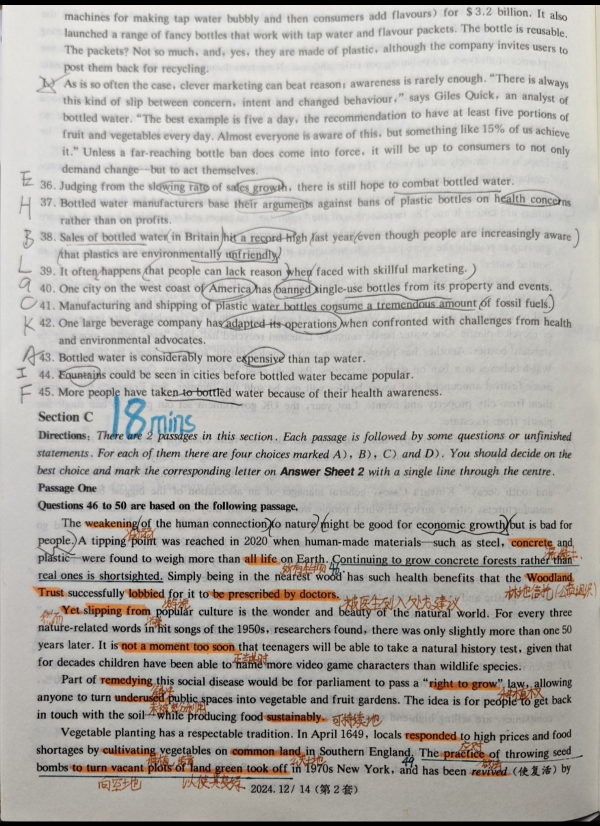
#> input picture doc2.png, 1200 x 1652 px (shown at 1/2 size)
$ python montage_extract.py doc2.png
#> lines starting #> are read from the running program, lines starting #| are printed output that depends on the picture; after the words box and inside, x2 and y2 are one past the last pixel; in counts of white or black regions, pixels touching at a corner belong together
"""Stage-2 v2: single-call montage adjudication with colour-mask hints.

Instead of one multimodal request per highlight-bearing line, this stacks every
candidate line into ONE labelled montage image (each line tagged [n], with the
algorithm's detected orange regions outlined as a hint) and sends a SINGLE
request that returns the highlighted English spans for all lines at once.

=> 1 multimodal round-trip per worksheet (vs N), much lower latency/cost.

Live call uses ANTHROPIC_API_KEY (Claude). Offline, it falls back to a cached
montage answer so the pipeline still runs end-to-end.
"""
import cv2, numpy as np, json, re, os, base64, sys

H_LO, H_HI, S_MIN, V_MIN = 10, 26, 13, 90
ROW_H = 78          # px height each line is scaled to in the montage
LABEL_W = 46        # left gutter for the [n] index


def orange_mask(img):
    hsv = cv2.cvtColor(img, cv2.COLOR_BGR2HSV)
    H, S, V = hsv[:, :, 0], hsv[:, :, 1], hsv[:, :, 2]
    return ((H >= H_LO) & (H <= H_HI) & (S > S_MIN) & (V > V_MIN)).astype(np.uint8)


def highlight_lines(img, lines):
    om = orange_mask(img)
    out = []
    for l in lines:
        if sum(c.isascii() and c.isalpha() for c in l["text"]) < 6:
            continue
        xs = [p[0] for p in l["line_box"]]; ys = [p[1] for p in l["line_box"]]
        x1, x2 = int(min(xs)), int(max(xs)); y1, y2 = int(min(ys)), int(max(ys))
        if (x2 - x1) < 120 or om[y1:y2 + 6, x1:x2].mean() <= 0.05:
            continue
        out.append({"text": l["text"], "box": [x1, y1, x2, y2], "ytop": y1})
    out.sort(key=lambda r: r["ytop"])
    return out


def line_panel(img, om, box, idx):
    """One montage row: the line crop with detected-orange regions outlined
    (green) as a hint, an index label, scaled to ROW_H."""
    x1, y1, x2, y2 = box
    pad = 10
    crop = img[max(0, y1 - pad):y2 + pad, max(0, x1 - 6):x2 + 6].copy()
    m = om[max(0, y1 - pad):y2 + pad, max(0, x1 - 6):x2 + 6]
    # outline orange connected components so the model sees the algo's hint
    k = cv2.getStructuringElement(cv2.MORPH_RECT, (9, 3))
    mc = cv2.morphologyEx(m, cv2.MORPH_CLOSE, k)
    cnts, _ = cv2.findContours(mc, cv2.RETR_EXTERNAL, cv2.CHAIN_APPROX_SIMPLE)
    for c in cnts:
        if cv2.contourArea(c) > 60:
            bx, by, bw, bh = cv2.boundingRect(c)
            cv2.rectangle(crop, (bx, by), (bx + bw, by + bh), (0, 180, 0), 1)
    h, w = crop.shape[:2]
    scale = ROW_H / h
    crop = cv2.resize(crop, (int(w * scale), ROW_H), interpolation=cv2.INTER_CUBIC)
    gutter = np.full((ROW_H, LABEL_W, 3), 255, np.uint8)
    cv2.putText(gutter, str(idx), (3, ROW_H // 2 + 8),
                cv2.FONT_HERSHEY_SIMPLEX, 0.7, (0, 0, 200), 2)
    return np.hstack([gutter, crop])


def build_montage(img, cands, path):
    om = orange_mask(img)
    panels = [line_panel(img, om, c["box"], i) for i, c in enumerate(cands)]
    W = max(p.shape[1] for p in panels)
    rows = []
    for p in panels:
        if p.shape[1] < W:
            p = np.hstack([p, np.full((ROW_H, W - p.shape[1], 3), 255, np.uint8)])
        rows.append(p)
        rows.append(np.full((6, W, 3), 200, np.uint8))   # separator
    cv2.imwrite(path, np.vstack(rows))


PROMPT = (
    "This montage stacks numbered lines [0..{n}] cropped from a student's English "
    "worksheet. Green boxes mark where an algorithm detected ORANGE pixels — but "
    "orange appears BOTH as highlighter marks AND as orange-red Chinese pen "
    "handwriting (translations) and red corrections.\n"
    "For each line, here is the OCR text:\n{texts}\n\n"
    "Task: for every line, return which English word(s)/phrase(s) are marked by the "
    "orange HIGHLIGHTER only (ignore the Chinese pen handwriting, circles, and "
    "underlines/pencil). Respect exact span boundaries.\n"
    "Reply ONLY with JSON: {{\"<index>\": [\"span\", ...], ...}}. Empty list if none."
)


def adjudicate_montage(path, cands, cache):
    texts = "\n".join(f"[{i}] {c['text']}" for i, c in enumerate(cands))
    prompt = PROMPT.format(n=len(cands) - 1, texts=texts)
    if os.environ.get("ANTHROPIC_API_KEY"):
        import anthropic
        b64 = base64.b64encode(open(path, "rb").read()).decode()
        msg = anthropic.Anthropic().messages.create(
            model="claude-sonnet-4-6", max_tokens=1500,
            messages=[{"role": "user", "content": [
                {"type": "image", "source": {"type": "base64",
                 "media_type": "image/png", "data": b64}},
                {"type": "text", "text": prompt}]}])
        m = re.search(r"\{.*\}", msg.content[0].text, re.S)
        return json.loads(m.group(0)) if m else {}
    return cache            # offline: bundled montage answer


def main(doc="doc2.png", cache_file="ocr_cache2.json",
         answer="montage_answer.json", out="result_montage.json"):
#> called with doc = 'doc2.png', cache_file = 'ocr_cache2.json', answer = 'montage_answer.json', out = 'result_montage.json'
    img = cv2.imread(doc)
#> img is the input picture: shape (1652, 1200, 3); mean B, G, R 170.2, 175.2, 177.8
    lines = json.load(open(cache_file))["lines"]
#> (reads ocr_cache2.json from the repository)
    cands = highlight_lines(img, lines)
#> in orange_mask, `hsv = cv2.cvtColor(img, cv2.COLOR_BGR2HSV)`: hsv: shape (1652, 1200, 3); mean H, S, V 25.9, 14.6, 178.1
#> in orange_mask, `return ((H >= H_LO) & (H <= H_HI) & (S > S_MIN) & (V > V_MIN)).astype(..`:
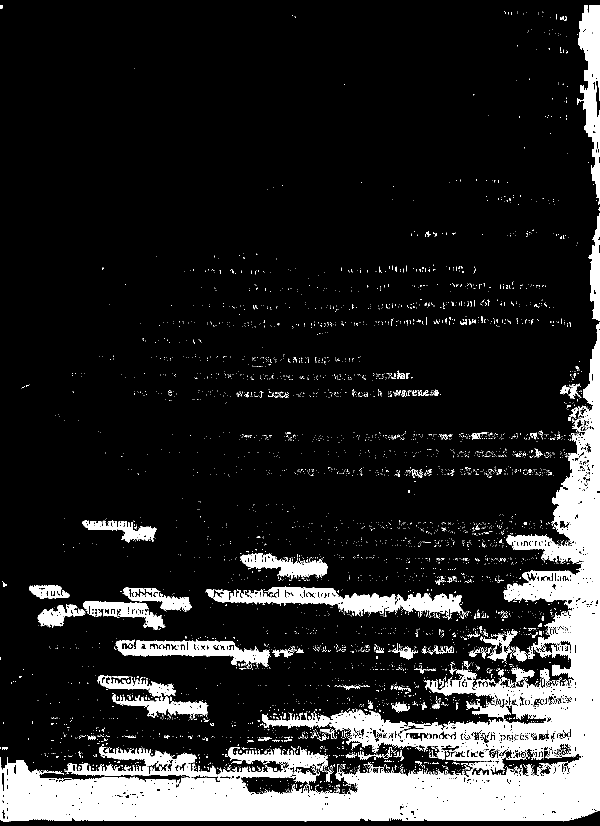
#> returned value: shape (1652, 1200) (shown at 1/2 size); values 0 (black) and 1 (white), 14.8% white; 4783 white regions (4578 under 20 px), largest, box (x1, y1, x2, y2) and area: (0, 644, 1200, 1643) 198478, (128, 1493, 656, 1568) 14233, (427, 1172, 928, 1235) 12530
#> after the loop in highlight_lines, `for l in lines:`: out = 12 items
#> cands = 12 items
    build_montage(img, cands, "montage.png")
#> in line_panel, `m = om[max(0, y1 - pad):y2 + pad, max(0, x1 - 6):x2 + 6]`: m: shape (59, 1081); values 0 (black) and 1 (white), 9.1% white; 313 white regions (309 under 20 px), largest, box (x1, y1, x2, y2) and area: (1015, 0, 1081, 59) 3039, (78, 29, 226, 59) 2124, (863, 38, 873, 48) 41, (960, 32, 967, 38) 35
#> in line_panel, `mc = cv2.morphologyEx(m, cv2.MORPH_CLOSE, k)`: mc: shape (59, 1081); values 0 (black) and 1 (white), 11.9% white; 120 white regions (104 under 20 px)
#> in line_panel, `cnts, _ = cv2.findContours(mc, cv2.RETR_EXTERNAL, cv2.CHAIN_APPROX_SIM..`: cnts = 120 contours, 109 with area under 20; largest, box (x1, y1, x2, y2) and area: (1005, 0, 1081, 59) 3346, (78, 27, 226, 59) 2570, (853, 33, 916, 51) 264, (858, 51, 899, 59) 75, (795, 42, 823, 55) 68
#> the loop in line_panel, `for c in cnts:` made 120 passes
#> (bx, by, bw, bh) on passes 9, 34, 74, 100, 119: (858, 51, 41, 8), (795, 42, 28, 13), (853, 33, 63, 18), (78, 27, 148, 32), (1005, 0, 76, 59)
#> c on passes 1, 2, 3, 5, 6, 7: [[1003, 58]], [[931, 58], [933, 58]], [[1005, 56], [1006, 56]], [[452, 56]], [[936, 55], [936, 56], [937, 56], [938, 55]], [[944, 54]]
#> after the loop in line_panel, `for c in cnts:`: crop: shape (59, 1081, 3); mean B, G, R 153.7, 160, 160.6
#> in line_panel (call 2), `m = om[max(0, y1 - pad):y2 + pad, max(0, x1 - 6):x2 + 6]`: m: shape (59, 1133); values 0 (black) and 1 (white), 11.9% white; 415 white regions (410 under 20 px), largest, box (x1, y1, x2, y2) and area: (975, 0, 1133, 59) 4809, (128, 0, 275, 37) 2265, (912, 2, 922, 12) 41, (962, 30, 966, 38) 28, (926, 37, 932, 47) 20
#> in line_panel (call 2), `mc = cv2.morphologyEx(m, cv2.MORPH_CLOSE, k)`: mc: shape (59, 1133); values 0 (black) and 1 (white), 15.8% white; 140 white regions (119 under 20 px)
#> in line_panel (call 2), `cnts, _ = cv2.findContours(mc, cv2.RETR_EXTERNAL, cv2.CHAIN_APPROX_SIM..`: cnts = 140 contours, 127 with area under 20; largest, box (x1, y1, x2, y2) and area: (970, 0, 1133, 59) 5608, (128, 0, 275, 37) 2681, (903, 0, 965, 15) 216, (886, 33, 905, 45) 111, (920, 37, 976, 47) 86
#> the loop in line_panel (call 2), `for c in cnts:` made 140 passes
#> (bx, by, bw, bh) on passes 36, 50, 66, 81, 106, 129, 132, 140: (920, 37, 56, 10), (886, 33, 19, 12), (830, 29, 42, 16), (907, 15, 41, 8), (844, 6, 28, 13), (970, 0, 163, 59), (903, 0, 62, 15), (128, 0, 147, 37)
#> c on passes 1, 2, 3, 4, 6, 7: [[1038, 58], [1039, 58]], [[472, 58], [487, 58]], [[442, 58], [443, 58]], [[492, 55], [493, 55]], [[90, 54]], [[899, 50], [898, 51], [899, 51]]
#> after the loop in line_panel (call 2), `for c in cnts:`: crop: shape (59, 1133, 3); mean B, G, R 148.3, 157, 157.7
#> in line_panel (call 3), `m = om[max(0, y1 - pad):y2 + pad, max(0, x1 - 6):x2 + 6]`: m: shape (55, 1137); values 0 (black) and 1 (white), 12% white; 300 white regions (296 under 20 px), largest, box (x1, y1, x2, y2) and area: (985, 0, 1137, 55) 3568, (442, 19, 616, 55) 3210, (887, 29, 897, 35) 30, (531, 27, 537, 35) 21
#> in line_panel (call 3), `mc = cv2.morphologyEx(m, cv2.MORPH_CLOSE, k)`: mc: shape (55, 1137); values 0 (black) and 1 (white), 16.3% white; 103 white regions (83 under 20 px)
#> in line_panel (call 3), `cnts, _ = cv2.findContours(mc, cv2.RETR_EXTERNAL, cv2.CHAIN_APPROX_SIM..`: cnts = 103 contours, 93 with area under 20; largest, box (x1, y1, x2, y2) and area: (978, 0, 1137, 55) 4295, (434, 19, 616, 55) 4239, (932, 27, 993, 37) 162, (919, 0, 975, 8) 88, (868, 29, 901, 40) 83
#> after the loop in line_panel (call 3), `for c in cnts:`: crop: shape (55, 1137, 3); mean B, G, R 148.4, 156.4, 157.8
#> call 4 of line_panel, with idx = 3
#> in line_panel (call 4), `x1, y1, x2, y2 = box`: x1 = 43; y1 = 1168; x2 = 677; y2 = 1205
#> in line_panel (call 4), `m = om[max(0, y1 - pad):y2 + pad, max(0, x1 - 6):x2 + 6]`: m: shape (57, 646); values 0 (black) and 1 (white), 30.4% white; 59 white regions (49 under 20 px), largest, box (x1, y1, x2, y2) and area: (390, 14, 646, 57) 5619, (209, 17, 346, 57) 2340, (21, 12, 103, 39) 1383
#> in line_panel (call 4), `mc = cv2.morphologyEx(m, cv2.MORPH_CLOSE, k)`: mc: shape (57, 646); values 0 (black) and 1 (white), 37.8% white; 25 white regions (19 under 20 px)
#> in line_panel (call 4), `cnts, _ = cv2.findContours(mc, cv2.RETR_EXTERNAL, cv2.CHAIN_APPROX_SIM..`: cnts = 25 contours, 20 with area under 20; largest, box (x1, y1, x2, y2) and area: (374, 14, 646, 57) 7333, (129, 17, 346, 57) 4040, (21, 12, 103, 39) 1566, (77, 51, 118, 57) 154, (560, 0, 583, 4) 27
#> the loop in line_panel (call 4), `for c in cnts:` made 25 passes
#> (bx, by, bw, bh) on passes 6, 11, 12, 13: (77, 51, 41, 6), (129, 17, 217, 40), (374, 14, 272, 43), (21, 12, 82, 27)
#> c on passes 1, 2, 3, 4, 7, 8: [[558, 56]], [[384, 56]], [[438, 52]], [[467, 51]], [[388, 48]], [[309, 28], [312, 28]]
#> after the loop in line_panel (call 4), `for c in cnts:`:
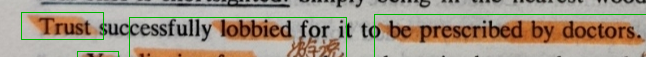
#> crop: shape (57, 646, 3); mean B, G, R 134.2, 150.3, 161.6
#> in line_panel (call 4), `return np.hstack([gutter, crop])`:
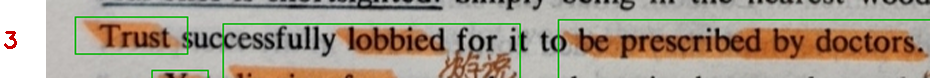
#> returned value: shape (78, 930, 3); mean of channels 0, 1, 2 139.8, 155.1, 166.2; drawn as B, G, R
#> in line_panel (call 5), `x1, y1, x2, y2 = box`: x1 = 46; y1 = 1240; x2 = 1165; y2 = 1282
#> in line_panel (call 5), `m = om[max(0, y1 - pad):y2 + pad, max(0, x1 - 6):x2 + 6]`: m: shape (62, 1131); values 0 (black) and 1 (white), 14.8% white; 306 white regions (281 under 20 px), largest, box (x1, y1, x2, y2) and area: (1026, 0, 1131, 62) 4135, (231, 48, 430, 62) 1565, (35, 0, 92, 26) 1010
#> in line_panel (call 5), `mc = cv2.morphologyEx(m, cv2.MORPH_CLOSE, k)`: mc: shape (62, 1131); values 0 (black) and 1 (white), 19.6% white; 99 white regions (79 under 20 px)
#> in line_panel (call 5), `cnts, _ = cv2.findContours(mc, cv2.RETR_EXTERNAL, cv2.CHAIN_APPROX_SIM..`: cnts = 99 contours, 85 with area under 20; largest, box (x1, y1, x2, y2) and area: (1003, 0, 1131, 62) 5165, (185, 46, 438, 62) 2102, (864, 22, 1007, 62) 1949, (144, 0, 291, 30) 1144, (35, 0, 126, 26) 1100
#> the loop in line_panel (call 5), `for c in cnts:` made 99 passes
#> (bx, by, bw, bh) on passes 26, 60, 73, 76, 88, 90, 91, 92, 98, 99: (185, 46, 253, 16), (838, 28, 10, 17), (1001, 24, 36, 8), (864, 22, 143, 40), (1003, 0, 128, 62), (962, 0, 20, 12), (878, 0, 60, 8), (797, 0, 66, 10), (144, 0, 147, 30), (35, 0, 91, 26)
#> c on passes 1, 2, 3, 5, 6, 7: [[530, 61]], [[74, 61]], [[831, 60], [830, 61], [829, 61], [832, 61]], [[662, 60], [662, 61], [663, 61], [663, 60]], [[634, 60], [634, 61], [648, 61], [648, 60]], [[591, 60], [591, 61], [600, 61], [600, 60]]
#> after the loop in line_panel (call 5), `for c in cnts:`: crop: shape (62, 1131, 3); mean B, G, R 145.5, 155.1, 153.5
#> in line_panel (call 5), `return np.hstack([gutter, crop])`:
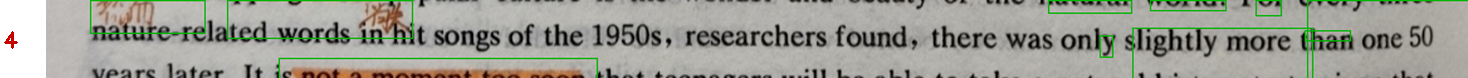
#> returned value: shape (78, 1468, 3); mean of channels 0, 1, 2 148.8, 158, 156.7; drawn as B, G, R
#> in line_panel (call 6), `x1, y1, x2, y2 = box`: y1 = 1277; x2 = 1166; y2 = 1320
#> in line_panel (call 6), `m = om[max(0, y1 - pad):y2 + pad, max(0, x1 - 6):x2 + 6]`: m: shape (63, 1132); values 0 (black) and 1 (white), 22.3% white; 330 white regions (303 under 20 px), largest, box (x1, y1, x2, y2) and area: (191, 11, 500, 63) 7107, (1014, 0, 1132, 63) 4017, (920, 0, 994, 59) 1476
#> in line_panel (call 6), `mc = cv2.morphologyEx(m, cv2.MORPH_CLOSE, k)`:
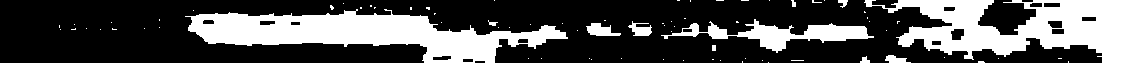
#> mc: shape (63, 1132); values 0 (black) and 1 (white), 31.4% white; 77 white regions (66 under 20 px)
#> in line_panel (call 6), `cnts, _ = cv2.findContours(mc, cv2.RETR_EXTERNAL, cv2.CHAIN_APPROX_SIM..`: cnts = 77 contours, 69 with area under 20; largest, box (x1, y1, x2, y2) and area: (185, 9, 568, 63) 9566, (864, 0, 1132, 63) 9363, (661, 19, 874, 53) 2050, (586, 23, 621, 36) 230, (628, 21, 652, 36) 156, (885, 55, 911, 63) 98, (860, 56, 870, 63) 30, (838, 0, 848, 8) 30
#> the loop in line_panel (call 6), `for c in cnts:` made 77 passes
#> (bx, by, bw, bh) on passes 21, 41, 49, 52, 59, 67: (885, 55, 26, 8), (586, 23, 35, 13), (628, 21, 24, 15), (661, 19, 213, 34), (185, 9, 383, 54), (864, 0, 268, 63)
#> c on passes 1 to 6: [[768, 62]], [[1068, 61], [1068, 62]], [[978, 61], [978, 62], [984, 62], [983, 61]], [[742, 61], [742, 62]], [[791, 60], [803, 60]], [[762, 60]]
#> after the loop in line_panel (call 6), `for c in cnts:`:
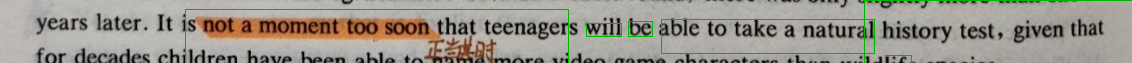
#> crop: shape (63, 1132, 3); mean B, G, R 140.5, 151.4, 153.7
#> in line_panel (call 6), `return np.hstack([gutter, crop])`:
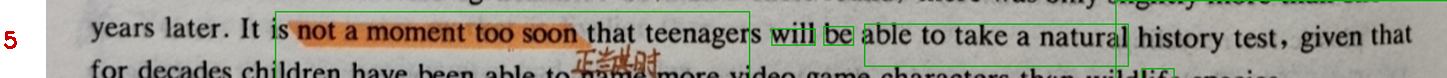
#> returned value: shape (78, 1447, 3); mean of channels 0, 1, 2 143.9, 154.4, 156.9; drawn as B, G, R
#> in line_panel (call 7), `cnts, _ = cv2.findContours(mc, cv2.RETR_EXTERNAL, cv2.CHAIN_APPROX_SIM..`: cnts = 103 contours, 93 with area under 20; largest, box (x1, y1, x2, y2) and area: (755, 0, 1084, 70) 16736, (104, 14, 321, 70) 5128, (690, 28, 731, 52) 292, (578, 32, 649, 43) 252, (737, 0, 781, 12) 132
#> in line_panel (call 8), `cnts, _ = cv2.findContours(mc, cv2.RETR_EXTERNAL, cv2.CHAIN_APPROX_SIM..`: cnts = 100 contours, 88 with area under 20; largest, box (x1, y1, x2, y2) and area: (808, 0, 1133, 70) 15768, (165, 0, 378, 70) 6631, (473, 44, 738, 70) 3664, (726, 30, 812, 54) 638, (739, 0, 780, 16) 276
#> in line_panel (call 9), `cnts, _ = cv2.findContours(mc, cv2.RETR_EXTERNAL, cv2.CHAIN_APPROX_SIM..`: cnts = 94 contours, 81 with area under 20; largest, box (x1, y1, x2, y2) and area: (474, 11, 732, 74) 10446, (192, 0, 379, 39) 3659, (110, 63, 179, 74) 220, (677, 0, 715, 13) 113, (203, 65, 231, 71) 89
#> in line_panel (call 10), `cnts, _ = cv2.findContours(mc, cv2.RETR_EXTERNAL, cv2.CHAIN_APPROX_SIM..`: cnts = 79 contours, 62 with area under 20; largest, box (x1, y1, x2, y2) and area: (425, 0, 1084, 68) 34435, (349, 47, 565, 68) 2598, (92, 41, 304, 68) 2068, (400, 28, 491, 39) 313, (56, 23, 125, 35) 238
#> in line_panel (call 11), `cnts, _ = cv2.findContours(mc, cv2.RETR_EXTERNAL, cv2.CHAIN_APPROX_SIM..`: cnts = 48 contours, 38 with area under 20; largest, box (x1, y1, x2, y2) and area: (0, 0, 1139, 74) 51200, (502, 0, 542, 6) 106, (474, 0, 496, 4) 56, (109, 24, 124, 38) 48, (632, 15, 646, 20) 36
#> in line_panel (call 12), `cnts, _ = cv2.findContours(mc, cv2.RETR_EXTERNAL, cv2.CHAIN_APPROX_SIM..`: cnts = 21 contours, 17 with area under 20; largest, box (x1, y1, x2, y2) and area: (0, 0, 1141, 79) 75863, (707, 0, 767, 12) 210, (651, 0, 702, 8) 176, (187, 10, 199, 14) 20
#> in build_montage, `panels = [line_panel(img, om, c["box"], i) for i, c in enumerate(cands)]`: panels = 12 items
#> in build_montage, `W = max(p.shape[1] for p in panels)`: W = 1658
#> the loop in build_montage, `for p in panels:` made 12 passes
#> after the loop in build_montage, `for p in panels:`: rows = 24 items
    cache = json.load(open(answer)) if os.path.exists(answer) else {}
    ans = adjudicate_montage("montage.png", cands, cache)
#> ans = 0 items
    result = []
    for i in range(len(cands)):
        result.extend(ans.get(str(i), []))
#> this loop made 12 passes
#> after the loop, result = []
    json.dump(result, open(out, "w"), ensure_ascii=False, indent=1)
    print(f"{len(cands)} lines -> 1 montage call -> {len(result)} highlighted items")
#| 12 lines -> 1 montage call -> 0 highlighted items
    for i, t in enumerate(result, 1):
        print(f"{i:2d}. {t}")
#> this loop made 0 passes
    return result


if __name__ == "__main__":
    main(*sys.argv[1:])
